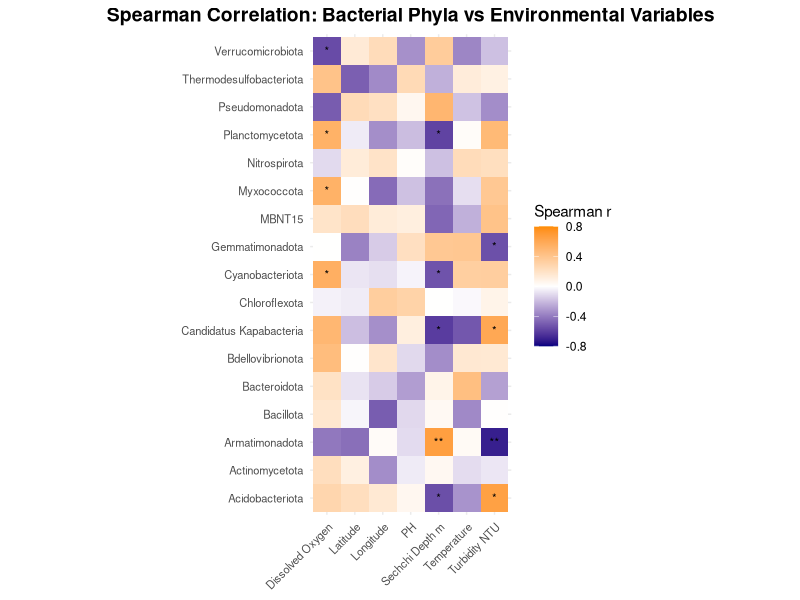
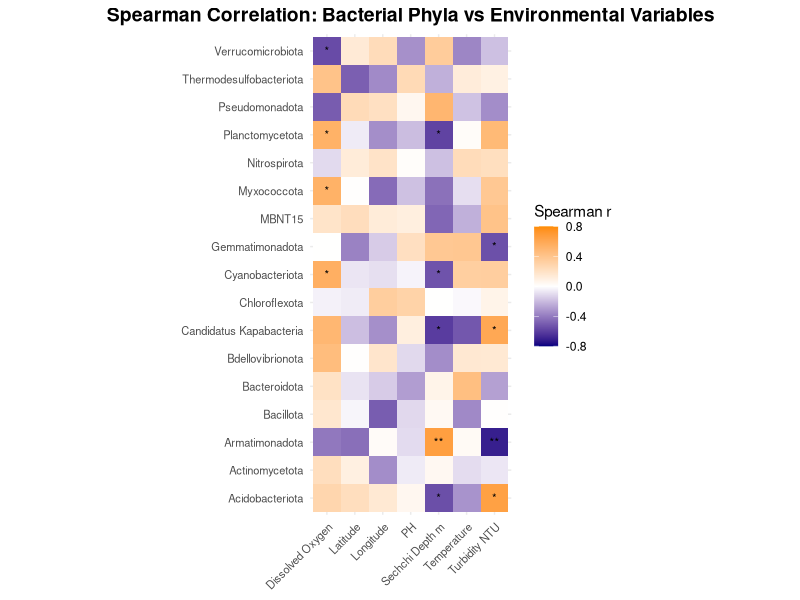
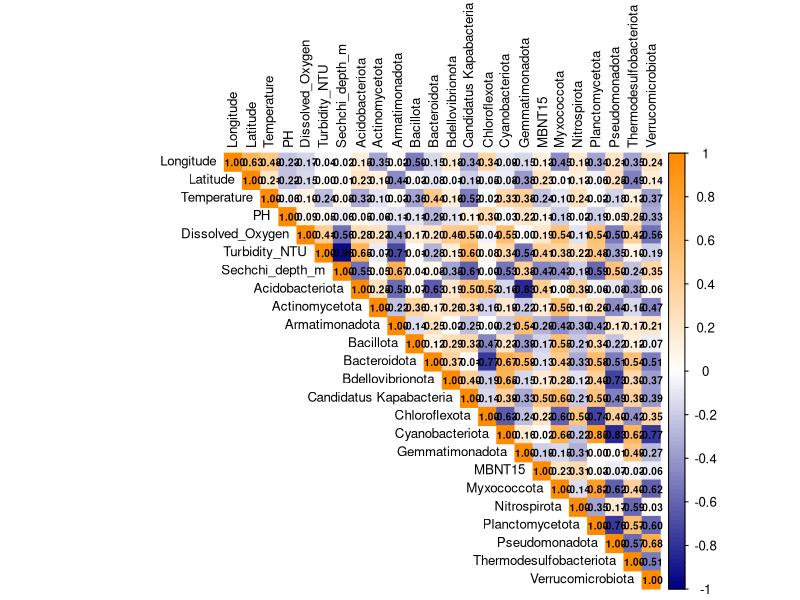
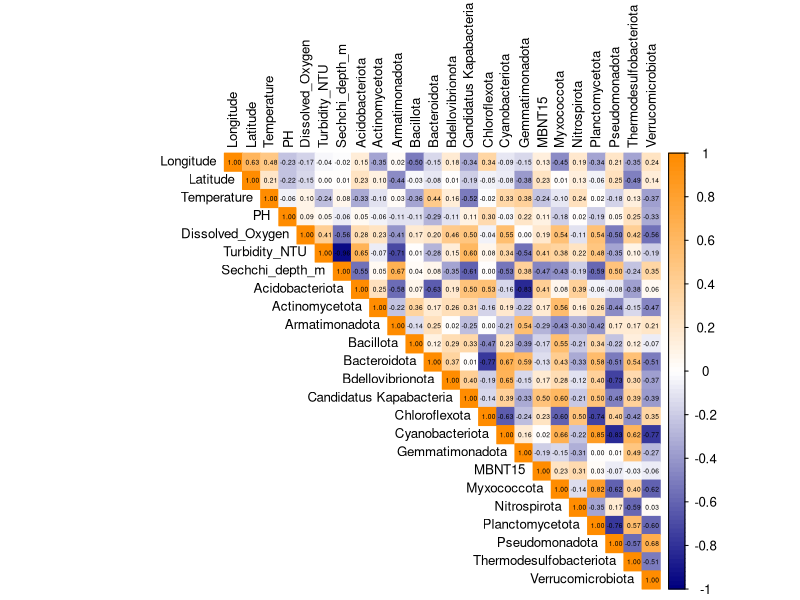

These charts were generated, in order, by the following R code: (Note: this script raises an error after producing the figures.)
library(tidyverse)
library(dplyr)
library(corrplot)
library(pheatmap)
library(ggplot2)

# Read the data files
taxa_table <- read.table("taxa_table_small.tsv", 
                         sep = "\t", 
                         header = TRUE,
                         stringsAsFactors = FALSE,
                         row.names = NULL)

asv_table <- read.table("asv_table_small.tsv", 
                        sep = "\t", 
                        header = TRUE,
                        stringsAsFactors = FALSE,
                        check.names = FALSE,
                        row.names = NULL)

location_table <- read.csv("location.csv", header=TRUE, na.strings = c("", "NA"))
location_table <- na.omit(location_table)
location_table <- location_table %>%
  rename(station_ID = Station_ID) %>%
  mutate(station_ID = as.character(station_ID)) %>%
  select(sample_ID, station_ID, location_name)

meta_table <- read.csv("TCN_Sampling_MetadataR.csv", header=TRUE, na.strings = c("", "NA"))
meta_table <- na.omit(meta_table)

# Clean column names
colnames(taxa_table)[1] <- "DNA_Sequence"
colnames(asv_table)[1] <- "Sample_ID"

# Create long format for ASV data
asv_long <- asv_table %>% 
  pivot_longer(
    cols = -Sample_ID,
    names_to = "DNA_Sequence", 
    values_to = "Proportional_Abundance")

# Merge taxa and ASV data
merged_table <- taxa_table %>%
  left_join(asv_long, by = "DNA_Sequence")

# Join with location data
joined_df <- inner_join(location_table, merged_table, by = c("sample_ID" = "Sample_ID"))

# Normalize abundances by station
joined_df1 <- joined_df %>%
  group_by(station_ID) %>%
  mutate(Proportional_Abundance = Proportional_Abundance / sum(Proportional_Abundance)) %>%
  ungroup()

# Aggregate bacterial data by phylum and station
phylum_summary <- joined_df1 %>%
  group_by(station_ID, Phylum) %>%
  summarise(Proportional_Abundance = sum(Proportional_Abundance), .groups = "drop")

# Convert to wide format for correlation analysis
phylum_wide <- phylum_summary %>%
  pivot_wider(names_from = Phylum, values_from = Proportional_Abundance, values_fill = 0)

# Merge with environmental metadata
combined_meta <- left_join(meta_table, phylum_wide, by = "station_ID")

# Get ALL environmental variables (excluding non-numeric columns)
env_vars <- names(meta_table %>% select(where(is.numeric)))

# Get phyla variables (exclude environmental variables and other metadata)
phyla_vars <- setdiff(names(combined_meta %>% select(where(is.numeric))), 
                      c(env_vars, "Longitude", "Latitude"))

# Remove any phyla with zero variance
phyla_vars <- phyla_vars[sapply(combined_meta[phyla_vars], function(x) var(x, na.rm = TRUE)) > 0]

# Calculate Spearman correlations with significance testing
cor_results <- data.frame()

for (phy in phyla_vars) {
  for (env in env_vars) {
    # Create pairwise clean data
    temp_df <- combined_meta[, c(phy, env)] %>% 
      filter(!is.na(.data[[phy]]) & !is.na(.data[[env]]))
    
    # Check if we have enough data points
    if (nrow(temp_df) >= 3 && 
        is.numeric(temp_df[[phy]]) && is.numeric(temp_df[[env]]) &&
        length(unique(temp_df[[phy]])) > 1 && length(unique(temp_df[[env]])) > 1) {
      
      # Calculate correlation
      cor_test <- cor.test(temp_df[[phy]], temp_df[[env]], method = "spearman", exact = FALSE)
      
      cor_results <- rbind(cor_results, data.frame(
        Phylum = phy,
        Variable = env,
        Spearman_r = cor_test$estimate,
        p_value = cor_test$p.value
      ))
    }
  }
}

# Create correlation matrix for heatmap
cor_matrix <- cor_results %>%
  select(Phylum, Variable, Spearman_r) %>%
  pivot_wider(names_from = Variable, values_from = Spearman_r) %>%
  column_to_rownames("Phylum") %>%
  as.matrix()

# Create significance matrix
sig_matrix <- cor_results %>%
  select(Phylum, Variable, p_value) %>%
  pivot_wider(names_from = Variable, values_from = p_value) %>%
  column_to_rownames("Phylum") %>%
  as.matrix()

# Create significance symbols
sig_symbols <- matrix("", nrow = nrow(sig_matrix), ncol = ncol(sig_matrix))
sig_symbols[sig_matrix < 0.001] <- "***"
sig_symbols[sig_matrix < 0.01 & sig_matrix >= 0.001] <- "**"
sig_symbols[sig_matrix < 0.05 & sig_matrix >= 0.01] <- "*"

# Clean up phylum names for better display
clean_phylum_names <- function(x) {
  x <- gsub("_", " ", x)
  x <- gsub("\\b([a-z])([a-z]+)", "\\U\\1\\L\\2", x, perl = TRUE)
  return(x)
}

rownames(cor_matrix) <- clean_phylum_names(rownames(cor_matrix))

# Clean up variable names for better display
clean_var_names <- function(x) {
  x <- gsub("_", " ", x)
  x <- gsub("\\b([a-z])([a-z]+)", "\\U\\1\\L\\2", x, perl = TRUE)
  return(x)
}

colnames(cor_matrix) <- clean_var_names(colnames(cor_matrix))


# Using ggplot2 
cor_results_plot <- cor_results %>%
  mutate(
    Phylum_clean = clean_phylum_names(Phylum),
    Variable_clean = clean_var_names(Variable),
    significance = case_when(
      p_value < 0.001 ~ "***",
      p_value < 0.01 ~ "**",
      p_value < 0.05 ~ "*",
      TRUE ~ ""
    )
  )

# Create ggplot version - SQUARE PLOT
p <- ggplot(cor_results_plot, aes(x = Variable_clean, y = Phylum_clean, fill = Spearman_r)) +
  geom_tile() +
  geom_text(aes(label = significance), size = 3, color = "black") +
  scale_fill_gradient2(
    low = "#000080",  # Navy Blue
    mid = "#FFFFFF",  # White
    high = "#FF8C00",
    midpoint = 0,
    limits = c(-0.8, 0.8),
    name = "Spearman r"
  ) +
  theme_minimal() +
  theme(
    axis.text.x = element_text(angle = 45, hjust = 1, size = 8),
    axis.text.y = element_text(size = 8),
    axis.title = element_blank(),
    plot.title = element_text(hjust = 0.5, size = 14, face = "bold"),
    legend.position = "right"
  ) +
  labs(title = "Spearman Correlation: Bacterial Phyla vs Environmental Variables") +
  coord_fixed(ratio = 1)  # Make it perfectly square

# Save ggplot version - SQUARE PLOT
ggsave("spearman_correlation_heatmap_ggplot_square.pdf", plot = p, width = 12, height = 12, dpi = 300)

# Display the plot in RStudio
print(p)

# Print summary statistics
cat("\nCorrelation Summary:\n")
cat("Number of significant correlations (p < 0.05):", sum(cor_results$p_value < 0.05), "\n")
cat("Number of highly significant correlations (p < 0.01):", sum(cor_results$p_value < 0.01), "\n")
cat("Number of very highly significant correlations (p < 0.001):", sum(cor_results$p_value < 0.001), "\n")

# Show top correlations
cat("\nTop 10 strongest correlations:\n")
cor_results %>%
  arrange(desc(abs(Spearman_r))) %>%
  head(10) %>%
  mutate(
    Phylum_clean = clean_phylum_names(Phylum),
    Variable_clean = clean_var_names(Variable)
  ) %>%
  select(Phylum_clean, Variable_clean, Spearman_r, p_value) %>%
  print()


# Create a simple correlation matrix for selected variables only
selected_vars <- c(env_vars, phyla_vars)
cor_selected <- combined_meta %>% 
  select(all_of(selected_vars)) %>%
  cor(method = "spearman", use = "pairwise.complete.obs")

# Save corrplot version
pdf("spearman_corrplot.pdf", width = 12, height = 10)
corrplot(cor_selected, 
         method = "color", 
         type = "upper", 
         tl.cex = 0.8,
         tl.col = "black",
         addCoef.col = "black",
         number.cex = 0.6,
         col = colorRampPalette(c("#000080", "#FFFFFF", "#FF8C00"))(100))
dev.off()

# Save corrplot version - JPEG with SMALLER numbers
jpeg("spearman_corrplot.jpg", width = 1200, height = 1000, res = 150, quality = 95)
corrplot(cor_selected, 
         method = "color", 
         type = "upper", 
         tl.cex = 0.8,
         tl.col = "black",
         addCoef.col = "black",
         number.cex = 0.4,  # Smaller font size for numbers
         number.font = 1,  # Plain font (not bold) for numbers
         col = colorRampPalette(c("#000080", "#FFFFFF", "#FF8C00"))(100))  # Navy Blue to White to Dark Orange
dev.off()


# Show top correlations
cat("\nTop 10 strongest correlations:\n")
cor_results %>%
  arrange(desc(abs(Spearman_r))) %>%
  head(10) %>%
  mutate(
    Phylum_clean = clean_phylum_names(Phylum),
    Variable_clean = clean_var_names(Variable)
  ) %>%
  select(Phylum_clean, Variable_clean, Spearman_r, p_value) %>%
  print()

# Method 3: Simple corrplot (alternative visualization) - JPEG
# Create a simple correlation matrix for selected variables only (EXCLUDING latitude/longitude)
selected_vars <- c(env_vars, phyla_vars)
cor_selected <- combined_meta %>% 
  select(all_of(selected_vars)) %>%
  cor(method = "spearman", use = "pairwise.complete.obs")



spearman_r <-  cor_test$estimate   # correlation coefficient (rho)
p_value <-  cor_test$p.value       # p-value

print(spearman_r)
print(p_value)

citation("ggplot2")
citation("vegan")
citation("ggfortify")

